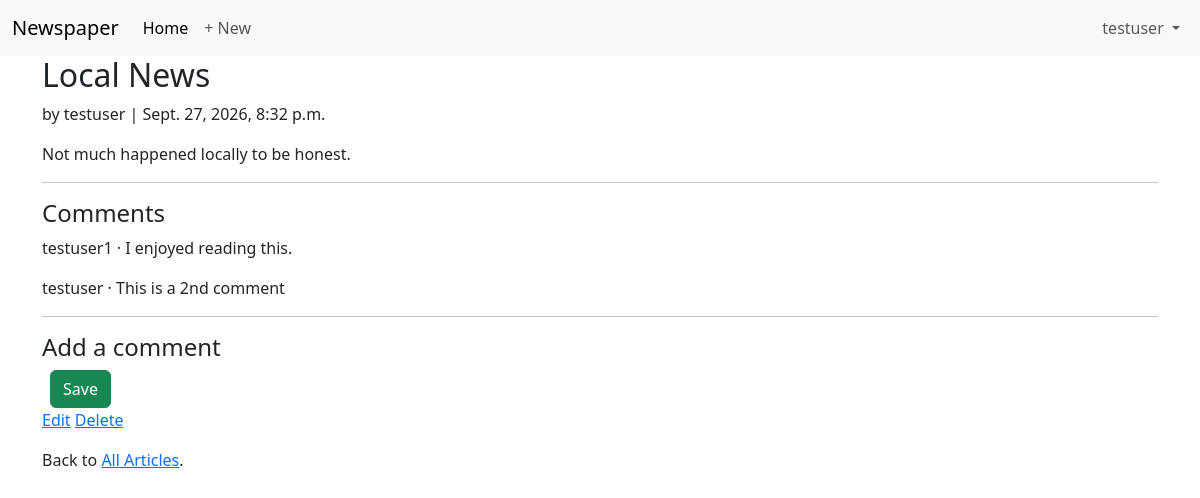
The app's page /articles/2/ (signed in) with its own data.
### accounts/models.py (models this page shows)
class CustomUser(AbstractUser):
    age = models.PositiveIntegerField(null=True, blank=True)

### articles/models.py (models this page shows, shortened)
class Article(models.Model):
    title = models.CharField(max_length=255)
    body = models.TextField()
    date = models.DateTimeField(auto_now_add=True)
    author = models.ForeignKey(
        settings.AUTH_USER_MODEL,
        on_delete=models.CASCADE,
    )

class Comment(models.Model):  # new
    article = models.ForeignKey(Article, on_delete=models.CASCADE)
    comment = models.CharField(max_length=140)
    author = models.ForeignKey(
        settings.AUTH_USER_MODEL,
        on_delete=models.CASCADE,
    )
    def __str__(self):
        return self.comment

### articles/views.py (the view, shortened to what this page needs)
# urls.py: path("<int:pk>/", ArticleDetailView.as_view(), name="article_detail"),
class ArticleDetailView(LoginRequiredMixin, View):  # new
    def get(self, request, *args, **kwargs):
        view = CommentGet.as_view()
        return view(request, *args, **kwargs)

### articles/views.py (called while the page is built)
    def get_context_data(self, **kwargs):
        context = super().get_context_data(**kwargs)
        context["form"] = CommentForm()
        return context

### templates/article_detail.html (shortened to what this page needs)
{% extends "base.html" %}
{% load crispy_forms_tags %}
{% block content %}
<div class="article-entry">
  <h2>{{ object.title }}</h2>
  <p>by {{ object.author }} | {{ object.date }}</p>
  <p>{{ object.body }}</p>
</div>
<hr>
<h4>Comments</h4>
{% for comment in article.comment_set.all %}
  <p>{{ comment.author }} &middot; {{ comment }}</p>
{% endfor %}
<hr>
<h4>Add a comment</h4>
<form action="" method="post">{% csrf_token %}
  <button class="btn btn-success ms-2" type="submit">Save</button>
</form>
<div>
  {% if article.author.pk == request.user.pk %}
  <p><a href="{% url 'article_edit' article.pk %}">Edit</a>
    <a href="{% url 'article_delete' article.pk %}">Delete</a>
  </p>
  {% endif %}
  <p>Back to <a href="{% url 'article_list' %}">All Articles</a>.</p>
</div>
{% endblock content %}

### templates/base.html (shortened to what this page needs)
<!doctype html>
<html lang="en">
  <head>
    <link href="https://cdn.jsdelivr.net/npm/bootstrap@5.3.8/dist/css/bootstrap.min.css" rel="stylesheet">
  </head>
  <body>
    <nav class="navbar navbar-expand-lg bg-body-tertiary">
      <div class="container-fluid">
        <a class="navbar-brand" href="{% url 'home' %}">Newspaper</a>
        <div class="collapse navbar-collapse" id="navbarSupportedContent">
          <ul class="navbar-nav me-auto mb-2 mb-lg-0">
            <li class="nav-item">
              <a class="nav-link active" aria-current="page" href="{% url 'home' %}">Home</a>
            </li>
            {% if user.is_authenticated %}
            <li class="nav-item">
              <a class="nav-link" href="{% url 'article_new' %}">+ New</a>
            </li>
            {% endif %}
          </ul>
          <ul class="navbar-nav ms-auto">
            {% if user.is_authenticated %}
            <li class="nav-item dropdown">
              <a class="nav-link dropdown-toggle" href="#" role="button"
                data-bs-toggle="dropdown" aria-expanded="false">
                {{ user.username }}
              </a>
            </li>
            {% endif %}
          </ul>
        </div>
      </div>
    </nav>
    <main>
      <div class="container">
        {% block content %}
        {% endblock content %}
      </div>
    </main>
  </body>
</html>

### records on screen
CustomUser: username "testuser"
Article: title "Local News", author "testuser", date "Sept. 27, 2026, 8:32 p.m.", body "Not much happened locally to be honest."
Comment: author "testuser1", comment "I enjoyed reading this."
Comment: author "testuser", comment "This is a 2nd comment"
